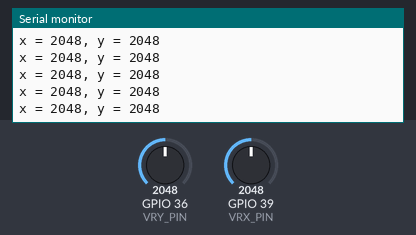
The sketch below on a simulated ESP32. Shown: the last lines printed to the serial monitor. The inputs (shaded band) are chosen by the test bench; at power-on: GPIO 36 (VRY_PIN) = 2048, GPIO 39 (VRX_PIN) = 2048.

Above: at 1.2 s.
1.3 s: GPIO 36 (VRY_PIN) set to 2866
At 1.56 s:
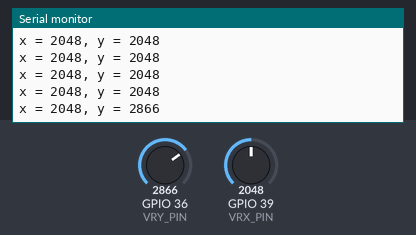
2.8 s: GPIO 39 (VRX_PIN) set to 2866
At 2.96 s:
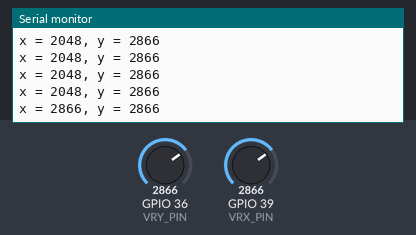
4.3 s: GPIO 36 (VRY_PIN) set to 3603
At 4.36 s:
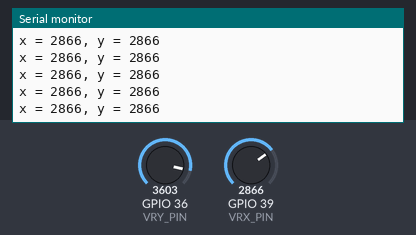
5.8 s: GPIO 39 (VRX_PIN) set to 3603
At 5.97 s:
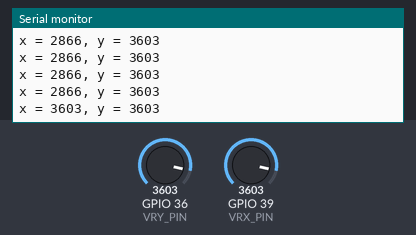
Timing chart, 0 to 8.3 s (numbered marks = the images above; inputs shaded):
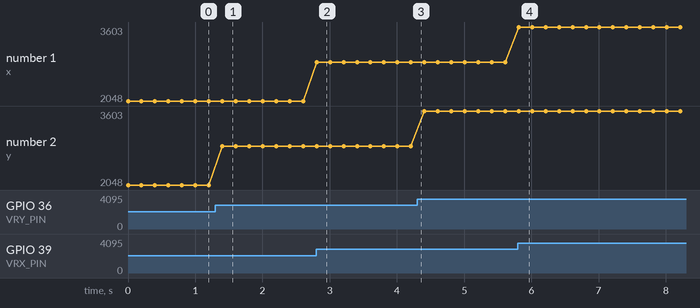

Measured:
- after the input at 1.3 s, the serial monitor: prints a new line after 0.10 s (image 1)
- after the input at 2.8 s, the serial monitor: prints a new line at once (image 2)
- after the input at 5.8 s, the serial monitor: prints a new line at once (image 4)
- plotted number 2: 2048 → 2866 after the input at 1.3 s, 2866 → 3603 after the input at 4.3 s

The sketch:

joystick1-ananolog.ino
```cpp
/*
 * This ESP32 code is created by esp32io.com
 *
 * This ESP32 code is released in the public domain
 *
 * For more detail (instruction and wiring diagram), visit https://esp32io.com/tutorials/esp32-joystick
 */

#define VRX_PIN  39 // ESP32 pin GPIO39 (ADC3) connected to VRX pin
#define VRY_PIN  36 // ESP32 pin GPIO36 (ADC0) connected to VRY pin
const int joyBtn   = 19;

int valueX = 0; // to store the X-axis value
int valueY = 0; // to store the Y-axis value

void setup() {
  Serial.begin(9600);

  // Set the ADC attenuation to 11 dB (up to ~3.3V input)
  analogSetAttenuation(ADC_11db);
}

void loop() {
  // read X and Y analog values
  valueX = analogRead(VRX_PIN);
  valueY = analogRead(VRY_PIN);

  // print data to Serial Monitor on Arduino IDE
  Serial.print("x = ");
  Serial.print(valueX);
  Serial.print(", y = ");
  Serial.println(valueY);
  delay(200);
}
```
